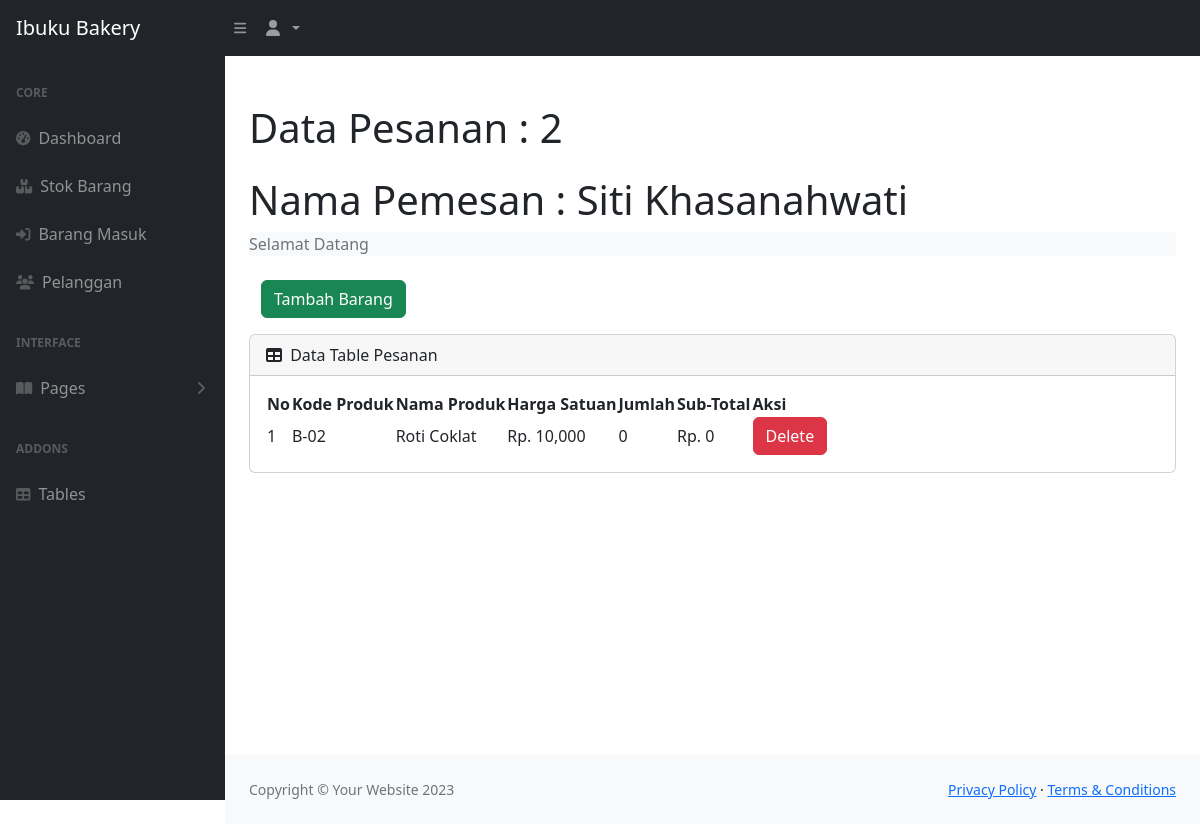
The app's page /view.php?idp=2 (signed in) with its own data.
### tables this page shows
CREATE TABLE `pesanan` (
  `idpesanan` int(11) NOT NULL,
  `tanggal` timestamp NOT NULL DEFAULT current_timestamp(),
  `idpelanggan` int(11) DEFAULT NULL
);

CREATE TABLE `pelanggan` (
  `idpelanggan` int(11) NOT NULL,
  `nama_pelanggan` varchar(50) NOT NULL,
  `no_telp` varchar(20) NOT NULL,
  `alamat` text NOT NULL
);

CREATE TABLE `detailpesanan` (
  `iddetailpesanan` int(11) NOT NULL,
  `idpesanan` int(11) DEFAULT NULL,
  `idproduk` int(11) DEFAULT NULL,
  `qty` int(11) DEFAULT NULL
);

CREATE TABLE `produk` (
  `idproduk` int(11) NOT NULL,
  `kode_produk` varchar(50) DEFAULT NULL,
  `nama_produk` varchar(50) NOT NULL,
  `deskripsi` varchar(50) NOT NULL,
  `harga` int(11) DEFAULT NULL,
  `stok` int(11) DEFAULT NULL,
  `gambar` text NOT NULL
);

### view.php (the view, shortened to what this page needs)
<?php
  require 'logincek.php';
  if(isset($_GET['idp'])){
    $idp = $_GET['idp'];
    $ambilnamapelanggan = mysqli_query($con, "SELECT * FROM pesanan p, pelanggan pl WHERE p.idpelanggan=pl.idpelanggan AND p.idpesanan='$idp'");
    $np = mysqli_fetch_array($ambilnamapelanggan);
    $namapel = $np['nama_pelanggan'];
  }
  else {
    header('location:index.php');
  }
?>
<!DOCTYPE html>
<html lang="en">
  <head>
    <link href="https://cdn.jsdelivr.net/npm/simple-datatables@7.1.2/dist/style.min.css" rel="stylesheet" />
    <link href="css/index.css" rel="stylesheet" />
  </head>
  <body class="sb-nav-fixed">
    <nav class="sb-topnav navbar navbar-expand navbar-dark bg-dark">
      <a class="navbar-brand ps-3" href="index.php">Ibuku Bakery</a>
      <button class="btn btn-link btn-sm order-1 order-lg-0 me-4 me-lg-0" id="sidebarToggle" href="#!">
        <i class="fas fa-bars"></i>
      </button>
      <ul class="navbar-nav ms-auto ms-md-0 me-3 me-lg-4">
        <li class="nav-item dropdown">
          <a class="nav-link dropdown-toggle" id="navbarDropdown" href="#" role="button" data-bs-toggle="dropdown" aria-expanded="false">
            <i class="fas fa-user fa-fw"></i>
          </a>
        </li>
      </ul>
    </nav>
    <div id="layoutSidenav">
      <div id="layoutSidenav_nav">
        <nav class="sb-sidenav accordion sb-sidenav-dark" id="sidenavAccordion">
          <div class="sb-sidenav-menu">
            <div class="nav">
              <div class="sb-sidenav-menu-heading">Core</div>
              <a class="nav-link" href="index.php">
                <div class="sb-nav-link-icon">
                  <i class="fas fa-tachometer-alt"></i>
                </div>
                Dashboard
              </a>
              <a class="nav-link" href="stock.php">
                <div class="sb-nav-link-icon">
                  <i class="fa-solid fa-boxes-stacked"></i>
                </div>
                Stok Barang
              </a>
              <a class="nav-link" href="masuk.php">
                <div class="sb-nav-link-icon">
                  <i class="fa-solid fa-right-to-bracket"></i>
                </div>
                Barang Masuk
              </a>
              <a class="nav-link" href="pelanggan.php">
                <div class="sb-nav-link-icon">
                  <i class="fa-solid fa-users"></i>
                </div>
                Pelanggan
              </a>
              <div class="sb-sidenav-menu-heading">Interface</div>
              <a class="nav-link collapsed" href="#" data-bs-toggle="collapse" data-bs-target="#collapsePages" aria-expanded="false" aria-controls="collapsePages">
                <div class="sb-nav-link-icon">
                  <i class="fas fa-book-open"></i>
                </div>
                Pages
                <div class="sb-sidenav-collapse-arrow">
                  <i class="fas fa-angle-down"></i>
                </div>
              </a>
              <div class="sb-sidenav-menu-heading">Addons</div>
              <a class="nav-link" href="tables.html">
                <div class="sb-nav-link-icon"><i class="fas fa-table"></i></div>
                Tables
              </a>
            </div>
          </div>
        </nav>
      </div>
      <div id="layoutSidenav_content">
        <main>
          <div class="container-fluid px-4">
            <h1 class="mt-4">Data Pesanan : <?=$idp;?></h1>
            <h1 class="mt-4">Nama Pemesan : <?=$namapel;?></h1>
            <ol class="breadcrumb bg-light mb-4">
              <li class="breadcrumb-item active">Selamat Datang</li>
            </ol>
            <div class="container mb-3">
                <button type="button" class="btn btn-success" data-bs-toggle="modal" data-bs-target="#exampleModal">
                Tambah Barang
                </button>
            </div>
            <div class="card mb-4">
              <div class="card-header">
                <i class="fas fa-table me-1"></i>
                Data Table Pesanan
              </div>
              <div class="card-body">
                <table id="datatablesSimple">
                  <thead>
                    <tr>
                      <th>No</th>
                      <th>Kode Produk</th>
                      <th>Nama Produk</th>
                      <th>Harga Satuan</th>
                      <th>Jumlah</th>
                      <th>Sub-Total</th>
                      <th>Aksi</th>
                    </tr>
                  </thead>
                  <tbody>
                  <?php
                    $get = mysqli_query($con, "SELECT * FROM detailpesanan p, produk pr WHERE p.idproduk=pr.idproduk AND idpesanan='$idp'");
                    $i = 1;
                    while($p = mysqli_fetch_array($get)){
                      $kodeproduk = $p['kode_produk'];
                      $nama_produk = $p['nama_produk'];
                      $harga = $p['harga'];
                      $qty = $p['qty'];
                      $subtotal = $qty * $harga;
                  ?>
                    <tr>
                      <td><?=$i++;?></td>
                      <td><?=$kodeproduk;?></td>
                      <td><?=$nama_produk;?></td>
                      <td>Rp. <?=number_format($harga);?></td>
                      <td><?=number_format($qty);?></td>
                      <td>Rp. <?=number_format($subtotal);?></td>
                      <td><a href="" class="btn btn-danger ">Delete</a></td>
                    </tr>
                  <?php
                    };
                  ?>
                  </tbody>
                </table>
              </div>
            </div>
          </div>
        </main>
        <footer class="py-4 bg-light mt-auto">
          <div class="container-fluid px-4">
            <div class="d-flex align-items-center justify-content-between small">
              <div class="text-muted">Copyright &copy; Your Website 2023</div>
              <div>
                <a href="#">Privacy Policy</a>
                &middot;
                <a href="#">Terms &amp; Conditions</a>
              </div>
            </div>
          </div>
        </footer>
      </div>
    </div>
  </body>
</html>

### records on screen
pesanan: idpelanggan.nama_pelanggan "Siti Khasanahwati"
detailpesanan: idproduk.kode_produk "B-02", idproduk.nama_produk "Roti Coklat", idproduk.harga "10,000", qty "0"

### other values on screen
$idp "2"
